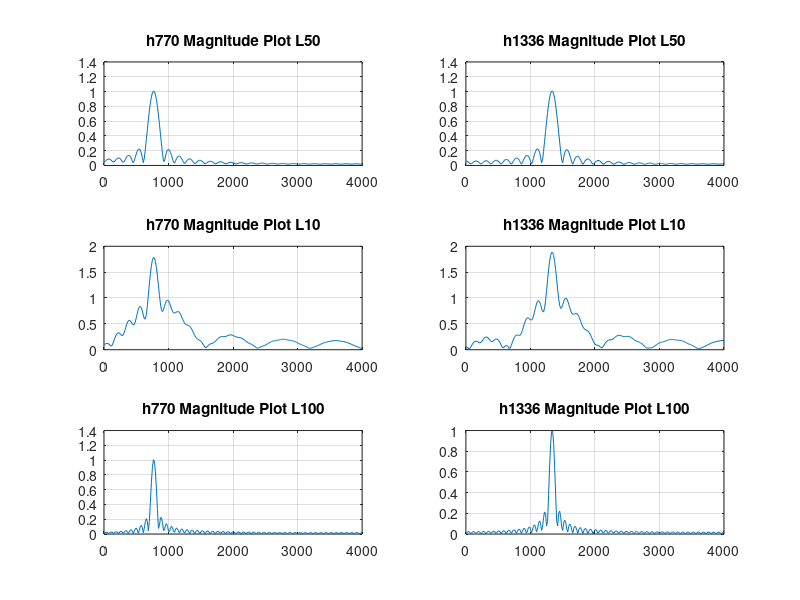

The MATLAB source for this figure:
%Generates filters for decoding DTMF signals
%L is 50 for this case
L=50;
fs=8000;
%Generate h vector for 770hz
fb=770;
for n=0:1:L-1;
    h770(n+1) = (2/L)*cos((2*pi*fb*n)/fs)
end
subplot(2,1,1);stem(h770);title('h770');

%Generate h vector for 1336hz
fb=1336;
for n=0:1:L-1;
    h1336(n+1) = (2/L)*cos((2*pi*fb*n)/fs);
end
subplot(2,1,2);stem(h1336);title('h1336');axis([0 100 0 .05]);

fs = 8000;
ww = 0:(pi/256):pi;
ff = ww/(2*pi)*fs;
H1 = freqz(h770,1,ww);
subplot(3,2,1);
plot(ff,abs(H1)); grid on;  %Plots magnitude plot of h770
title('h770 Magnitude Plot L50');
subplot(3,2,2);
H2 = freqz(h1336,1,ww);
plot(ff,abs(H2)); grid on;  %Plots magnitude plot of h1336
title('h1336 Magnitude Plot L50');

%L is 10 for this case
L=10;
fs=8000;
%Generate h vector for 770hz
fb=770;
for n=0:1:L-1;
    h770(n+1) = (2/L)*cos((2*pi*fb*n)/fs);
end
%Generate h vector for 1336hz
fb=1336;
for n=0:1:L-1;
    h1336(n+1) = (2/L)*cos((2*pi*fb*n)/fs);
end
%stem(h770);

fs = 8000;
ww = 0:(pi/256):pi;
ff = ww/(2*pi)*fs;
H1 = freqz(h770,1,ww);
subplot(3,2,3);
plot(ff,abs(H1)); grid on;  %Plots magnitude plot of h770
title('h770 Magnitude Plot L10');
subplot(3,2,4);
H2 = freqz(h1336,1,ww);
plot(ff,abs(H2)); grid on;  %Plots magnitude plot of h1336
title('h1336 Magnitude Plot L10');

%L is 100 for this case
L=100;
fs=8000;
%Generate h vector for 770hz
fb=770;
for n=0:1:L-1;
    h770(n+1) = (2/L)*cos((2*pi*fb*n)/fs);
end
%Generate h vector for 1336hz
fb=1336;
for n=0:1:L-1;
    h1336(n+1) = (2/L)*cos((2*pi*fb*n)/fs);
end
%stem(h770);

fs = 8000;
ww = 0:(pi/256):pi;
ff = ww/(2*pi)*fs;
H1 = freqz(h770,1,ww);
subplot(3,2,5);
plot(ff,abs(H1)); grid on;  %Plots magnitude plot of h770
title('h770 Magnitude Plot L100');
subplot(3,2,6);
H2 = freqz(h1336,1,ww);
plot(ff,abs(H2)); grid on;  %Plots magnitude plot of h1336
title('h1336 Magnitude Plot L100');

